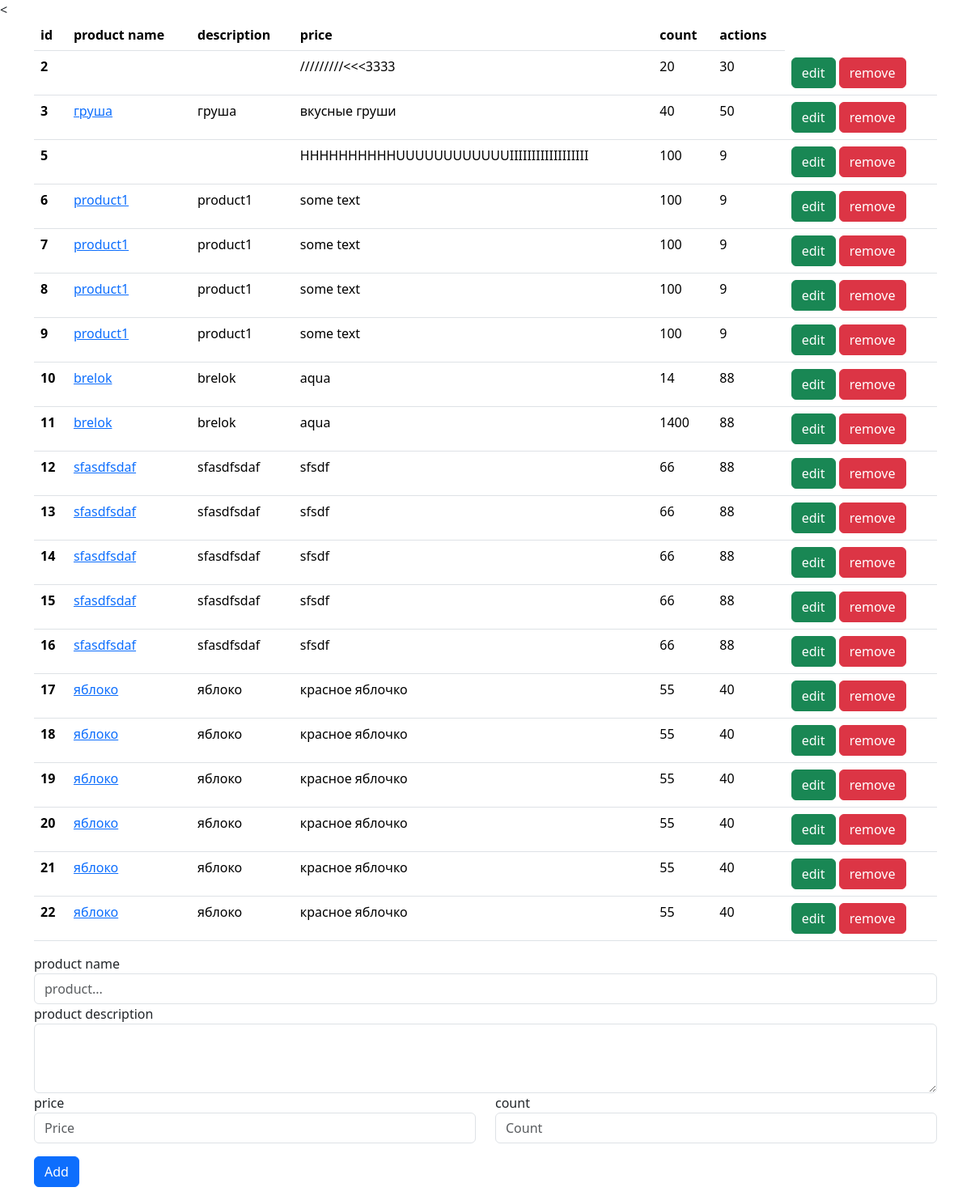
The page / on the database its author committed.
### tables this page shows
CREATE TABLE `products` (
  `id` int NOT NULL,
  `title` varchar(55) DEFAULT NULL,
  `description` text NOT NULL,
  `price` double DEFAULT NULL,
  `count` int NOT NULL DEFAULT '0'
);

### index.php (the view, shortened to what this page needs)
<?php
require_once"core/connect.php";
$products = mysqli_query($connect, "SELECT * FROM products");
$product_list = [];
while($product = mysqli_fetch_assoc($products)){
$product_list[] = $product;
}
?>
<<!doctype html>
<html lang="en">
<head>
    <link href="https://cdn.jsdelivr.net/npm/bootstrap@5.3.3/dist/css/bootstrap.min.css" rel="stylesheet">
</head>
<body>
<div class="container">
    <table class="table">
        <thead>
        <tr>
            <th scope="col">id</th>
            <th scope="col">product name</th>
            <th scope="col">description</th>
            <th scope="col">price</th>
            <th scope="col">count</th>
            <th scope="col">actions</th>
        </tr>
        </thead>
        <tbody>
        <?php
        foreach ($product_list as $product) {
            ?>
            <tr>
                <th scope="row"><?= $product["id"] ?></th>
                <td>
                    <a href="product.php?id=<?= $product["id"] ?>"><?= $product["title"] ?></a>
                </td>
                <td><?= $product["title"] ?></td>
                <td><?= $product["description"] ?></td>
                <td><?= $product["price"] ?></td>
                <td><?= $product["count"] ?></td>
                <td><a href="editProduct.php?id=<?= $product["id"] ?>" class="btn btn-success">edit</a>
<a href="core/products/delete.php?id=<?= $product["id"] ?>" class="btn btn-danger">remove</a></td>
            </tr>
        <?php } ?>
        </tbody>
    </table>
    <form action="core/products/store.php" method="post">
        <div class="form-group">
            <label for="title">product name</label>
            <input type="text" class="form-control" name="name" id="title"  placeholder="product...">
        </div>
        <div class="form-group">
            <label for="exampleInputEmail1">product description</label>
            <textarea class="form-control" name="description" id="exampleFormControlTextarea1" rows="3"></textarea>
        <form>
            <div class="row">
                <div class="col ">
                    <label for="exampleInputEmail1">price</label>
                    <input type="number" name="price" class="form-control" placeholder="Price">
                </div>
                <div class="col" >
                    <label for="exampleInputEmail1">count</label>
                    <input type="number" name="count" class="form-control" placeholder="Count">
                </div>
            </div>
        </form>
        <button type="submit" class="btn btn-primary mt-3">Add</button>
    </form>
</div>
</body>
</html>

### rows shown on the page
products: id "2", description "/////////<<<3333", price "20", count "30"
products: id "3", title "груша", description "вкусные груши", price "40", count "50"
products: id "5", description "HHHHHHHHHHUUUUUUUUUUUUIIIIIIIIIIIIIIIIII", price "100", count "9"
products: id "6", title "product1", description "some text", price "100", count "9"
products: id "7", title "product1", description "some text", price "100", count "9"
products: id "8", title "product1", description "some text", price "100", count "9"
products: id "9", title "product1", description "some text", price "100", count "9"
products: id "10", title "brelok", description "aqua", price "14", count "88"
products: id "11", title "brelok", description "aqua", price "1400", count "88"
products: id "12", title "sfasdfsdaf", description "sfsdf", price "66", count "88"
products: id "13", title "sfasdfsdaf", description "sfsdf", price "66", count "88"
products: id "14", title "sfasdfsdaf", description "sfsdf", price "66", count "88"
products: id "15", title "sfasdfsdaf", description "sfsdf", price "66", count "88"
products: id "16", title "sfasdfsdaf", description "sfsdf", price "66", count "88"
products: id "17", title "яблоко", description "красное яблочко", price "55", count "40"
products: id "18", title "яблоко", description "красное яблочко", price "55", count "40"
products: id "19", title "яблоко", description "красное яблочко", price "55", count "40"
products: id "20", title "яблоко", description "красное яблочко", price "55", count "40"
products: id "21", title "яблоко", description "красное яблочко", price "55", count "40"
products: id "22", title "яблоко", description "красное яблочко", price "55", count "40"
